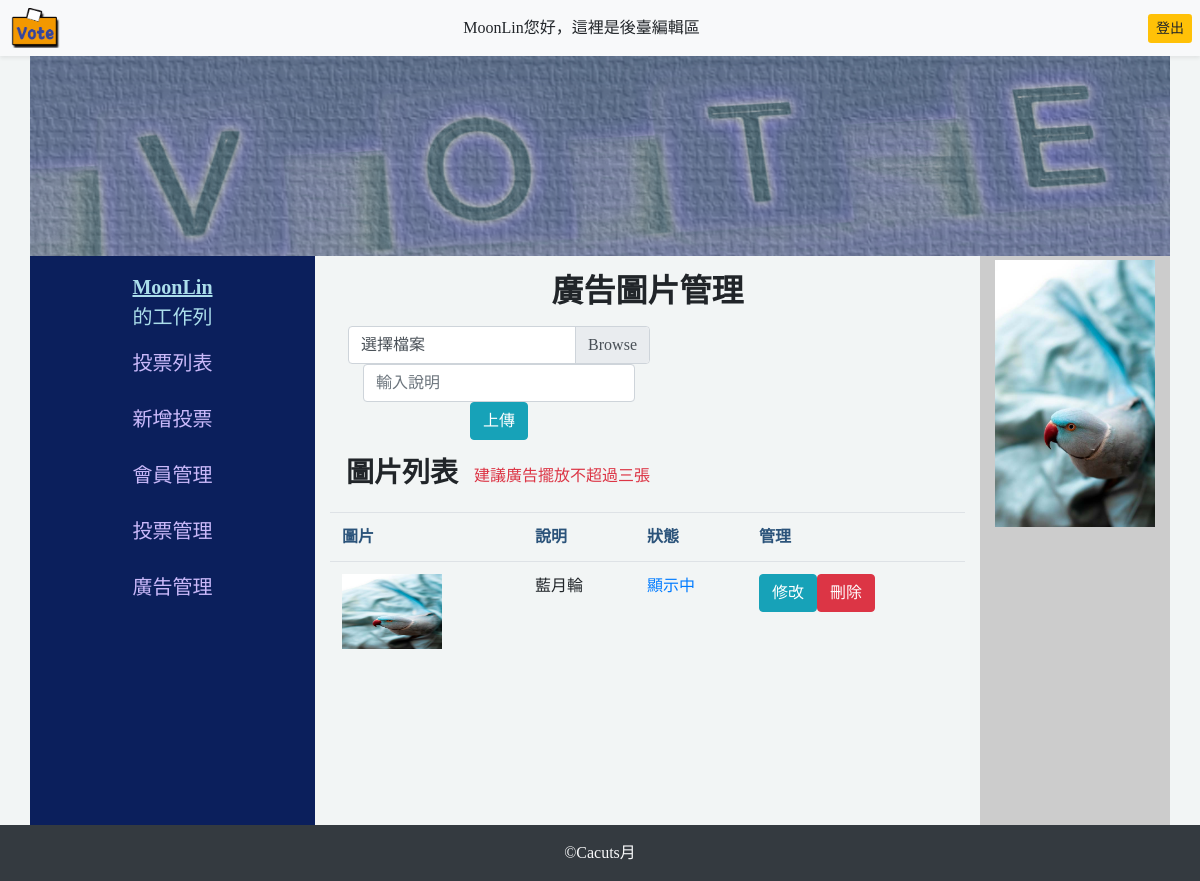
Before: /backend/index.php?do=adImg (signed in) with the older database file.
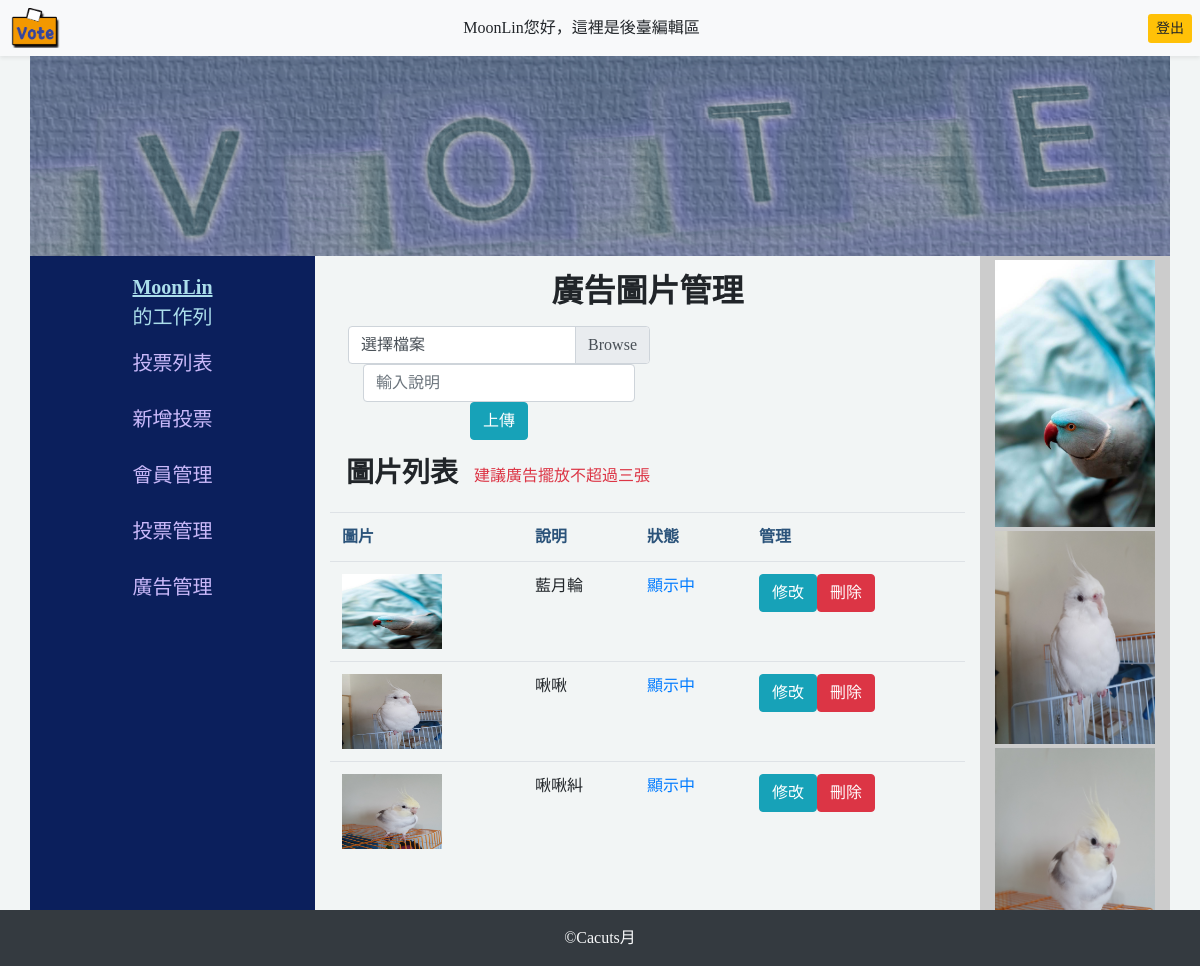
After: the same page with the newer database file.
### tables this page shows
CREATE TABLE `ad` (
  `id` int(11) UNSIGNED NOT NULL,
  `name` varchar(64) NOT NULL COMMENT '檔名',
  `sh` tinyint(1) UNSIGNED NOT NULL COMMENT '上架',
  `intro` varchar(64) DEFAULT NULL COMMENT '備註'
);

### api/db.php (called while the page is built, shortened)
<?php
$dsn="mysql:host=localhost;charset=utf8;dbname=vote";
$pdo=new PDO($dsn,'root','');
function all($table,...$arg){
global $pdo;
$sql="SELECT * FROM `$table` ";
if(isset($arg[0])){
    if(is_array($arg[0])){
        foreach($arg[0] as $key=>$value){
            $tmp[]="`$key`='$value'";
        }
        $sql=$sql."where " . implode(" AND ",$tmp);
    }else{
        $sql=$sql.$arg[0];
    }
}
$rows=$pdo->query($sql)->fetchAll(PDO::FETCH_ASSOC);
return $rows;
}
?>

### backend/index.php (the view, shortened to what this page needs)
<?php include_once "../api/db.php" ?>
<!DOCTYPE html>
<html lang="en">
<head>
    <link rel="stylesheet" href="https://cdnjs.cloudflare.com/ajax/libs/font-awesome/6.0.0-beta3/css/all.min.css" />
    <link rel="stylesheet" href="https://stackpath.bootstrapcdn.com/bootstrap/4.2.1/css/bootstrap.min.css">
</head>
<body>
<nav class="bg-light shadow-sm py-2 px-2 text-right my-0 d-flex justify-content-between">
<div class="my-0">
        <a href="../index.php">
        <img src="../img/logo1.png" alt="LOGO" width="55px" height="40px" >
        </a>
    </div>
<?php
if(isset($_SESSION['user'])){
    echo "<span class='pr-5 my-auto'>{$_SESSION['name']}您好，這裡是後臺編輯區</span>";
    echo "<a href='../logout.php' class='btn-sm btn-warning my-auto'>登出</a>";
}
?>
</nav>
<header class="container bg-warning">
    <div class="row">
    <a  href="index.php">
        <img class="img" src="../img/vote-header.jpg" alt="標題圖" >
    </a>
    </div>
</header>
<main class="d-flex row px-0 container mx-auto">
    <aside class="container col-3 member ">
    <div class="row-cols-1  d-flex flex-column">
        <?php
        if(isset($_SESSION['user'])){
            echo "<span class='text-center mt-3 font-weight-bold'><ins>{$_SESSION['name']}</ins></span>";
            echo "<span class='text-center  '>的工作列</span>";
        }
        ?>
            <a class="px-2 mt-3 a" href="../index.php">投票列表</a>
            <a class="px-2 mt-3 a" href="../index.php?do=add_subject_form">新增投票</a>
            <a class="px-2 mt-3 a" href="../index.php?do=member">會員管理</a>
            <?php
            if($_SESSION['id']==1){
            ?>
            <a class="px-2 mt-3 a" href="?do=show_vote_list">投票管理</a>
            <a class="px-2 mt-3 a" href="?do=adImg">廣告管理</a>
            <?php
            }
            ?>
        </div>
    </aside>
<section class="container col-7">
    <?php
    $do=(isset($_GET['do']))?$_GET['do']:'manage_vote';
    $file=$do.".php";
    if(file_exists($file)){
        include $file;
    }else{
        include "manage_vote.php";
    }
    ?>
</section>
<div class="container col-2 ad ">
    <?php
    $images=all('ad',['sh'=>1]);
    foreach($images as $key => $image){
        if($key==0){
            echo "<div class='rounded my-1'>";
        }else{
            echo "<div class='rounded my-1'>";
        }
        echo "<img src='../img/{$image['name']}' alt='{$image['intro']}' class='d-block w-100'></div>";
    }
    ?>
</div>
</main>
<footer class="py-3 text-center text-light bg-dark container-fluid">
    &copy;Cacuts月
</footer>
</body>
</html>

### backend/adImg.php (shortened to what this page needs)
<div class="container">
    <h2 class="text-center my-3 font-weight-bold">廣告圖片管理</h2>
    <div class="row">
        <div class="input-group ml-5">
            <div class="row">
                <form action="../api/upload_ad.php" method="post" enctype="multipart/form-data" >
                    <div class="custom-file d-block m-auto row">
                        <label for="upload" class="custom-file-label row">選擇檔案</label>
                    </div>
                    <div class="text-center input-group m-auto row">
                        <input type="text" name="intro" id="intro" class="form-control" placeholder="輸入說明" required>
                    </div>
                    <div class="text-center mt-3 m-auto">
                        <input type="submit" value="上傳" class="btn btn-info">
                    </div>
                </form>
            </div>
        </div>
    </div>
        <div class="row">
            <h3 class="text-center font-weight-bold m-3">圖片列表</h3>
            <p class="text-danger my-4">建議廣告擺放不超過三張</p>
            <table class="table">
                <tr class="font-weight-bold" style="color:#2b537a;">
                    <td>圖片</td>
                    <td>說明</td>
                    <td>狀態</td>
                    <td>管理</td>
                </tr>
                <?php
        $rows=all('ad');
        foreach($rows as $row){
            echo "<tr>";
            echo "<td>";
            echo "<img src='../img/{$row['name']}' style='width:100px;height:75px;'>";
            echo "</td>";
            echo "<td>{$row['intro']}</td>";
            echo "<td>";
            echo "<a href='../api/change_status.php?id={$row['id']}'>";
            echo ($row['sh']==1)?"顯示中":"未上架";
            echo "</a></td>";
            echo "<td>";
            echo "<a class='btn btn-info' href='?do=edit_ad&id={$row['id']}'>修改</a>";
            echo "<a class='btn btn-danger' href='../api/del_ad.php?id={$row['id']}'>刪除</a>";
            echo "</td>";
            echo "</tr>";
        }
        ?>
        </table>
    </div>
</div>

Changed rows visible on the page:
added ad: name (picture), intro "啾啾", sh "顯示中"
added ad: name (picture), intro "啾啾糾", sh "顯示中"
